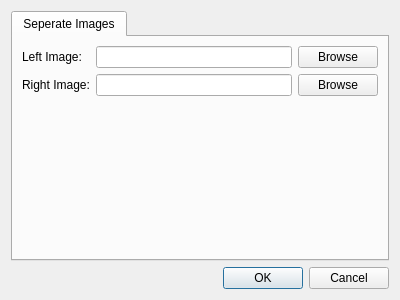
<?xml version="1.0" encoding="UTF-8"?>
<ui version="4.0">
 <class>ImportDialog</class>
 <widget class="QDialog" name="ImportDialog">
  <property name="geometry">
   <rect>
    <x>0</x>
    <y>0</y>
    <width>400</width>
    <height>300</height>
   </rect>
  </property>
  <property name="windowTitle">
   <string>Dialog</string>
  </property>
  <layout class="QGridLayout" name="gridLayout">
   <item row="0" column="0">
    <widget class="QTabWidget" name="tabWidget">
     <property name="currentIndex">
      <number>0</number>
     </property>
     <widget class="QWidget" name="tabSeperateImages">
      <attribute name="title">
       <string>Seperate Images</string>
      </attribute>
      <layout class="QGridLayout" name="gridLayout_2">
       <item row="0" column="1">
        <widget class="QLineEdit" name="lineEditLeftImage"/>
       </item>
       <item row="0" column="0">
        <widget class="QLabel" name="labelLeftImage">
         <property name="text">
          <string>Left Image:</string>
         </property>
        </widget>
       </item>
       <item row="0" column="2">
        <widget class="QPushButton" name="pushButtonLeftImageBrowse">
         <property name="text">
          <string>Browse</string>
         </property>
        </widget>
       </item>
       <item row="2" column="2">
        <widget class="QPushButton" name="pushButtonRightImageBrowse">
         <property name="text">
          <string>Browse</string>
         </property>
        </widget>
       </item>
       <item row="2" column="1">
        <widget class="QLineEdit" name="lineEditRightImage"/>
       </item>
       <item row="2" column="0">
        <widget class="QLabel" name="labelRightImage">
         <property name="text">
          <string>Right Image:</string>
         </property>
        </widget>
       </item>
       <item row="3" column="1">
        <spacer name="verticalSpacer">
         <property name="orientation">
          <enum>Qt::Vertical</enum>
         </property>
         <property name="sizeHint" stdset="0">
          <size>
           <width>20</width>
           <height>40</height>
          </size>
         </property>
        </spacer>
       </item>
      </layout>
     </widget>
    </widget>
   </item>
   <item row="1" column="0">
    <widget class="QDialogButtonBox" name="buttonBox">
     <property name="orientation">
      <enum>Qt::Horizontal</enum>
     </property>
     <property name="standardButtons">
      <set>QDialogButtonBox::Cancel|QDialogButtonBox::Ok</set>
     </property>
    </widget>
   </item>
  </layout>
 </widget>
 <resources/>
 <connections>
  <connection>
   <sender>buttonBox</sender>
   <signal>accepted()</signal>
   <receiver>ImportDialog</receiver>
   <slot>accept()</slot>
   <hints>
    <hint type="sourcelabel">
     <x>248</x>
     <y>254</y>
    </hint>
    <hint type="destinationlabel">
     <x>157</x>
     <y>274</y>
    </hint>
   </hints>
  </connection>
  <connection>
   <sender>buttonBox</sender>
   <signal>rejected()</signal>
   <receiver>ImportDialog</receiver>
   <slot>reject()</slot>
   <hints>
    <hint type="sourcelabel">
     <x>316</x>
     <y>260</y>
    </hint>
    <hint type="destinationlabel">
     <x>286</x>
     <y>274</y>
    </hint>
   </hints>
  </connection>
 </connections>
</ui>
